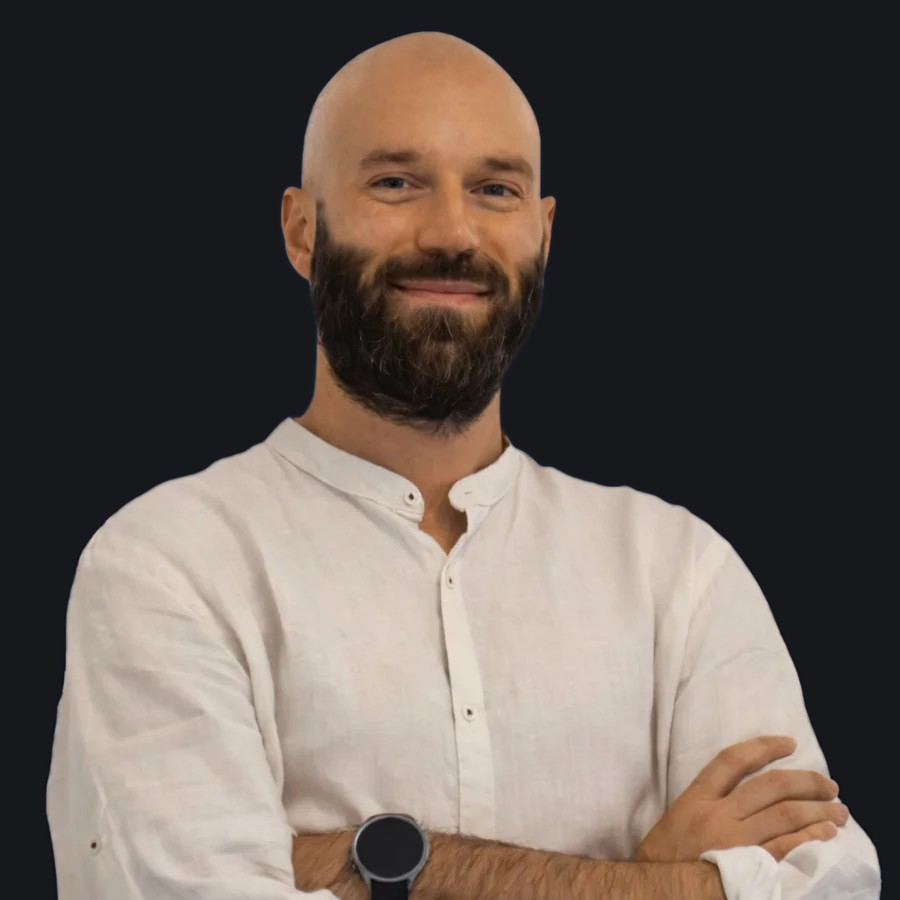
#> input picture assets/img/ritratto.jpg, 900 x 900 px
$ python _build_firma.py
#> lines starting #> are read from the running program, lines starting #| are printed output that depends on the picture; after the words box and inside, x2 and y2 are one past the last pixel; in counts of white or black regions, pixels touching at a corner belong together
#!/usr/bin/env python3
"""
Genera gli asset della firma email (assets/firma/).

Vincoli della posta, che spiegano quasi ogni scelta qui dentro:

- L'unica animazione che passa ovunque e' la GIF: CSS e SVG animati li
  tolgono tutti i client seri.
- Outlook per Windows disegna il PRIMO fotogramma e si ferma li'. Quindi il
  fotogramma 1 e' sempre la composizione finita: l'animazione e' una luce
  che passa su un disegno gia' completo, non un disegno che si costruisce.
  Chi ha Outlook vede una grafica statica corretta, non un lavoro a meta'.
- La GIF ha un solo bit di trasparenza: un pixel o e' pieno o e' vuoto,
  le mezze tinte non esistono. Un filo da un pixel e' quasi tutto bordo,
  e su fondo trasparente si sgrana in una fila di puntini. Per questo il
  fondo qui e' BIANCO OPACO: sul bianco della posta non si vede, e le
  linee restano sfumate e continue.
  Il prezzo si paga in tema scuro: Gmail inverte la luminosita'
  dell'immagine - per questo il bronzo resta bronzo e non diventa blu -
  e il bianco diventa nero, cioe' un pannello scuro appena visibile sul
  fondo della pagina. Nei client che non invertono resta chiaro. Si e'
  scelto cosi' perche' la posta si legge su fondo chiaro quasi sempre,
  e la versione trasparente sgranava le linee sempre.
  Per ridurre quel pannello i fotogrammi sono ritagliati al disegno.
- Gli asset sono in doppia risoluzione e vengono mostrati a meta': sugli
  schermi retina, dove si legge la posta, restano nitidi.

Uso:  python3.13 _build_firma.py
"""
import math
import os

from PIL import Image, ImageChops, ImageDraw

OUT = "assets/firma"
RITRATTO = "assets/img/ritratto.jpg"   # il ritratto pieno: le misure sotto sono sue

# Palette del sito (home.css)
FONDO = (255, 255, 255)     # bianco opaco: sul fondo della posta sparisce,
                            # e permette le mezze tinte che la trasparenza
                            # della GIF non consente (vedi in testa)
INCHIOSTRO = (18, 18, 18)
ARMATURA = (58, 54, 47)     # i bracci del marchio: scuri sul chiaro,
                            # ancora visibili sullo scuro
BRONZO = (138, 111, 78)
LINEA = (222, 219, 211)
GRAFITE = (108, 105, 97)
LAMPO = (58, 43, 27)        # il nodo quando le quattro correnti si uniscono
ACCESO = (96, 72, 43)       # il bronzo del marchio quando l'impulso arriva   # inchiostro schiarito: quattro fili a tutto
                            # inchiostro peserebbero troppo accanto al testo

SS = 4   # supersampling: si disegna in grande e si rimpicciolisce


def tela(w, h, colore=FONDO):
    return Image.new("RGB", (w, h), colore)


def maschera(w, h):
    return Image.new("L", (w * SS, h * SS), 0)


def giu(m, w, h):
    return m.resize((w, h), Image.LANCZOS)


def tinta(base, m, colore):
    """Posa `colore` su `base` usando `m` come copertura.

    La copertura e' graduale, non tutto-o-niente: senza le mezze tinte un
    filo da un pixel si sgrana. E' il motivo per cui il fondo e' opaco e
    non trasparente, spiegato in testa al file.
    """
    base.paste(Image.new("RGB", base.size, colore), (0, 0), m)


def morbido(t):
    """Smoothstep: parte e arriva senza spigoli."""
    return t * t * (3 - 2 * t)


# ─────────────────────────────────────────────────────────── avatar

# Misurati sul ritratto a 900x900, con una griglia sopra: l'asse del viso
# (meta' fra gli occhi) e le due quote della testa. Il tondo della firma
# precedente era tagliato con l'asse del viso 22px a sinistra del centro,
# e si vedeva. Qui il cerchio si costruisce da queste tre misure, invece
# che a occhio.
VISO_X, CRANIO, MENTO = 428, 50, 378
ARIA = 0.08          # quanta parte del cerchio resta sopra il cranio
TESTA = 0.60         # quanta parte del cerchio occupa la testa


def avatar(lato=108):
    """Il ritratto tondo della firma, col viso centrato e l'anello bronzo.

    Il cerchio e' centrato sull'asse del viso, non sul centro della foto:
    e' l'unica cosa che l'occhio verifica davvero in un'immagine tonda.
    In verticale la testa sta un po' sopra la meta', con le spalle sotto,
    come in un ritratto: il cranio a __ARIA__ dal bordo alto.

    L'anello e' nel bronzo del sito, non nell'oro della vecchia palette,
    che accanto al resto della firma stonava. Lo spessore resta quello di
    prima in proporzione: dieci pixel su un raggio di 240.

    Il cerchio e' cotto nel PNG invece di essere fatto con border-radius,
    che Outlook ignora mostrando un quadrato; gli angoli restano
    trasparenti, cosi' la scheda ci passa sotto.
    """
#> called with lato = 108
    D = (MENTO - CRANIO) / TESTA
    alto = CRANIO - ARIA * D
    taglio = (VISO_X - D / 2, alto, VISO_X + D / 2, alto + D)

    GRANDE = lato * SS
    spessore = round(GRANDE / 2 * 10 / 240)   # stesso rapporto dell'originale

    foto = Image.open(RITRATTO).convert("RGB")
#> foto is the input picture: PIL image 900x900 RGB; mean R, G, B 100.2, 90.1, 84.5
    assert min(taglio) >= 0 and max(taglio) <= min(foto.size), \
        f"il cerchio esce dalla foto: {taglio}"
    foto = foto.crop([round(v) for v in taglio]).resize((GRANDE, GRANDE),
                                                        Image.LANCZOS)
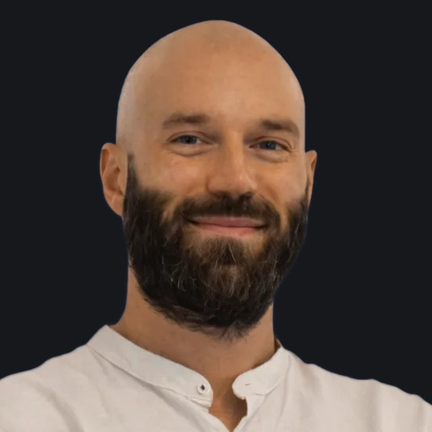
#> foto: PIL image 432x432 RGB; mean R, G, B 82.3, 69.1, 62.2

    disco = Image.new("L", (GRANDE, GRANDE), 0)
#> disco: PIL image 432x432 L; every value is 0
    ImageDraw.Draw(disco).ellipse([spessore, spessore,
                                   GRANDE - 1 - spessore,
                                   GRANDE - 1 - spessore], fill=255)
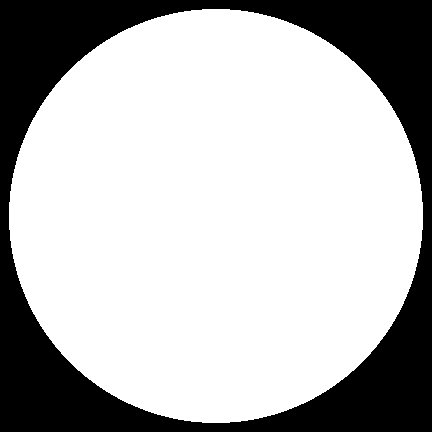
#> disco: PIL image 432x432 L; 72.1% white; 1 black region, box (x1, y1, x2, y2) and area: (0, 0, 432, 432) 52064
    anello = Image.new("L", (GRANDE, GRANDE), 0)
    ImageDraw.Draw(anello).ellipse([spessore / 2, spessore / 2,
                                    GRANDE - 1 - spessore / 2,
                                    GRANDE - 1 - spessore / 2],
                                   outline=255, width=spessore)
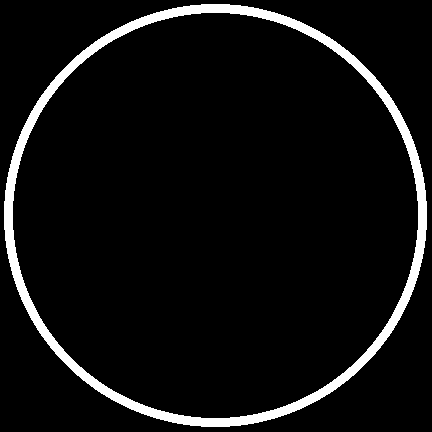
#> anello: PIL image 432x432 L; 6.2% white; 1 white region, box (x1, y1, x2, y2) and area: (4, 4, 427, 427) 11556

    fuori = Image.new("RGBA", (GRANDE, GRANDE), (0, 0, 0, 0))
#> fuori: PIL image 432x432 RGBA; every value is 0
    fuori.paste(foto, (0, 0), disco)
    fuori.paste(Image.new("RGB", (GRANDE, GRANDE), BRONZO), (0, 0), anello)

    fuori = fuori.resize((lato, lato), Image.LANCZOS)
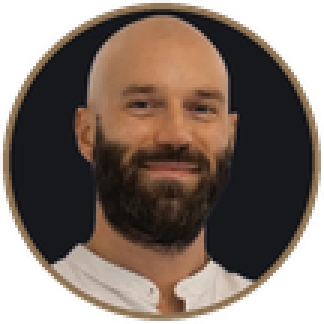
#> fuori: PIL image 108x108 RGBA (shown 3 times larger); mean R, G, B, A 73, 57.3, 47.2, 191.9; transparent parts drawn white
    fuori.save(f"{OUT}/firma-avatar.png")
    print("firma-avatar.png", fuori.size)
#| firma-avatar.png (108, 108)


# ─────────────────────────────────────────── banda "allineamento"

W, H = 880, 88          # spazio di disegno
CY = H // 2
PARTENZE = (19, 35, 53, 69)
X_DRITTO, X_NODO, X_FINE = 170, 410, 800
X_MARCHIO, SCALA_MARCHIO = 822, 0.62     # il marchio chiude la banda


def _percorsi():
    """I quattro tracciati, punto per punto: servono anche all'animazione."""
    fuori = []
    for y0 in PARTENZE:
        punti = [(0, y0), (X_DRITTO, y0)]
        for i in range(1, 41):
            t = i / 40
            # Non smoothstep: quella arriva al centro con pendenza zero,
            # e i quattro fili restano appaiati per l'ultimo terzo,
            # fondendosi in una sbarra grigia invece di confluire. Questa
            # parte piatta e arriva in diagonale: si incontrano in un punto.
            punti.append((X_DRITTO + t * (X_NODO - X_DRITTO),
                          y0 + (CY - y0) * t ** 2))
        fuori.append(punti)
    return fuori


def _misure(punti):
    """Lunghezze cumulate lungo un tracciato."""
    L = [0.0]
    for (x1, y1), (x2, y2) in zip(punti, punti[1:]):
        L.append(L[-1] + math.hypot(x2 - x1, y2 - y1))
    return L


def _tratto(punti, L, a, b):
    """Il pezzo di tracciato fra le frazioni a e b della sua lunghezza.

    Si ritaglia per lunghezza e non per indice perche' i segmenti della
    curva non sono tutti uguali: andando per indice l'impulso rallenterebbe
    dove i punti sono fitti.
    """
    tot = L[-1]
    a, b = max(0.0, a) * tot, min(1.0, b) * tot
    if b <= a:
        return []
    fuori = []
    for i in range(len(punti) - 1):
        if L[i + 1] < a or L[i] > b:
            continue
        passo = L[i + 1] - L[i]
        if passo <= 0:
            continue
        (x1, y1), (x2, y2) = punti[i], punti[i + 1]
        t0 = max(0.0, (a - L[i]) / passo)
        t1 = min(1.0, (b - L[i]) / passo)
        if not fuori:
            fuori.append((x1 + (x2 - x1) * t0, y1 + (y2 - y1) * t0))
        fuori.append((x1 + (x2 - x1) * t1, y1 + (y2 - y1) * t1))
    return fuori


def _fitto(punti, L, passo=1.5):
    """Ridistribuisce i punti di un tracciato a distanza regolare."""
    tot = L[-1]
    n = max(2, int(tot / passo))
    fuori = []
    j = 0
    for i in range(n + 1):
        d = tot * i / n
        while j < len(L) - 2 and L[j + 1] < d:
            j += 1
        seg = L[j + 1] - L[j]
        t = 0 if seg <= 0 else (d - L[j]) / seg
        (x1, y1), (x2, y2) = punti[j], punti[j + 1]
        fuori.append((x1 + (x2 - x1) * t, y1 + (y2 - y1) * t))
    return fuori


def _traccia(d, punti, L, da, a):
    """Disegna un tracciato con spessore che passa da `da` ad `a`.

    I quattro fili arrivano al nodo quasi sovrapposti. A spessore
    costante, e con le tinte piene che servono alla trasparenza, li'
    si fondono in un grumo grigio invece di confluire. Assottigliandoli
    mentre si avvicinano, la confluenza torna a leggersi.
    """
    fitti = _fitto(punti, L)
    for i, (x, y) in enumerate(fitti):
        t = i / (len(fitti) - 1)
        r = (da + (a - da) * t) / 2 * SS
        d.ellipse([x * SS - r, y * SS - r, x * SS + r, y * SS + r], fill=255)


def _sfumatura():
    """I fili nascono dal nulla invece che dal bordo tagliato."""
    s = Image.new("L", (W, H), 255)
    d = ImageDraw.Draw(s)
    for x in range(0, 150):
        d.line([(x, 0), (x, H)], fill=int(255 * morbido(x / 150)))
    return s


def _fili():
    """I quattro fili che convergono, piu' la spina di bronzo."""
    m = maschera(W, H)
#> m: PIL image 3520x352 L; every value is 0
    d = ImageDraw.Draw(m)
    for punti in _percorsi():
        _traccia(d, punti, _misure(punti), 2.1, 1.1)
#> this loop made 4 passes
    fili = Image.composite(giu(m, W, H), Image.new("L", (W, H), 0),
                           _sfumatura())
#> in _sfumatura, `s = Image.new("L", (W, H), 255)`: s: PIL image 880x88 L; every value is 255
#> m: PIL image 3520x352 L; 3.2% white; 11 white regions, largest, box (x1, y1, x2, y2) and area: (0, 135, 1643, 217) 20428, (0, 71, 1483, 148) 9426, (0, 204, 1483, 281) 9426

    m2 = maschera(W, H)
    d2 = ImageDraw.Draw(m2)
    d2.line([(X_NODO * SS, CY * SS), (X_FINE * SS, CY * SS)], fill=255,
            width=int(3.2 * SS))
    d2.ellipse([(X_NODO - 4.5) * SS, (CY - 4.5) * SS,
                (X_NODO + 4.5) * SS, (CY + 4.5) * SS], fill=255)
    _fusto_banda(d2)

    mk = maschera(W, H)
    _bracci_banda(ImageDraw.Draw(mk))
    return fili, giu(m2, W, H), giu(mk, W, H)


def _posa_marchio():
    """Il simbolo su griglia 100, portato dove va dentro la banda.

    Sta nella stessa immagine della riga, non accanto come file a parte:
    cosi' rimpicciolisce insieme a lei invece di restare fisso e
    sovrastarla sugli schermi stretti, e il filo di bronzo lo raggiunge
    sempre alla stessa distanza.
    """
    s = SCALA_MARCHIO
    x0 = X_MARCHIO - 15 * s
    y0 = CY - 93 * s / 2 - 4 * s
    return (lambda px, py: ((x0 + px * s) * SS, (y0 + py * s) * SS)), s


def _bracci_banda(d):
    p, s = _posa_marchio()
    for a in ((18, 94), (82, 94)):
        d.line([p(*a), p(50, 56)], fill=255, width=int(6 * s * SS))
    for q in ((18, 94), (82, 94), (50, 56)):
        x, y = p(*q)
        r = 3 * s * SS
        d.ellipse([x - r, y - r, x + r, y + r], fill=255)


def _fusto_banda(d, k=1.0):
    """Il fusto di bronzo del marchio. k lo ingrossa quando l'impulso arriva:
    a questa misura il fusto e' due pixel, e un cambio di sola tinta non si
    vedrebbe."""
    p, s = _posa_marchio()
    d.line([p(50, 56), p(50, 8)], fill=255, width=int(8 * k * s * SS))
    for q in ((50, 56), (50, 8)):
        x, y = p(*q)
        r = 4 * k * s * SS
        d.ellipse([x - r, y - r, x + r, y + r], fill=255)


# L'impulso e' un pezzo di linea ridisegnato piu' scuro, non una pallina
# che ci scorre sopra: su un filo di un pixel una pallina diventa una
# perlina, un tratto piu' scuro si legge come corrente che passa. Tre
# lunghezze sovrapposte fanno la coda, dalla piu' lunga e chiara alla piu'
# corta e densa. Nessuna tinta e' piu' chiara della linea sotto: un pezzo
# piu' chiaro sembrerebbe un buco, non un riflesso.
CODA_FILI = ((0.22, (156, 139, 116)), (0.12, BRONZO), (0.05, (104, 80, 54)))
CODA_SPINA = ((0.17, (122, 97, 67)), (0.09, (92, 71, 47)), (0.04, (58, 43, 27)))


def _nodo(f, forza):
    """Il lampo sul punto di convergenza.

    Senza, fra l'arrivo della corrente sui fili e la partenza lungo la
    spina restava un battito vuoto, e il passaggio sembrava un salto.
    E' anche il momento che conta: quattro cose che diventano una.
    """
    if forza <= 0:
        return
    forza = min(1.0, forza)
    m = maschera(W, H)
    r = (4.5 + 3.5 * forza) * SS
    ImageDraw.Draw(m).ellipse([X_NODO * SS - r, CY * SS - r,
                               X_NODO * SS + r, CY * SS + r], fill=255)
    c = tuple(round(BRONZO[k] + (LAMPO[k] - BRONZO[k]) * forza) for k in range(3))
    tinta(f, giu(m, W, H), c)


def _impulso(percorsi, misure, testa, coda, largh, sfumato):
    """I tre strati della coda, come maschere gia' pronte da tingere."""
    strati = []
    for lung, colore in coda:
        m = maschera(W, H)
        d = ImageDraw.Draw(m)
        vuoto = True
        for punti, L in zip(percorsi, misure):
            p = _tratto(punti, L, testa - lung, testa)
            if len(p) >= 2:
                d.line([(x * SS, y * SS) for x, y in p], fill=255,
                       width=int(largh * SS), joint="curve")
                vuoto = False
        if vuoto:
            continue
        m = giu(m, W, H)
        if sfumato:
            m = Image.composite(m, Image.new("L", (W, H), 0), _sfumatura())
        strati.append((m, colore))
    return strati


def _stringi(frames, aria=3):
    """Ritaglia i fotogrammi ai bordi del disegno, tutti allo stesso modo.

    Il riquadro e' l'unione su tutti i fotogrammi, non solo sul primo:
    il lampo sul nodo e quello sul marchio sporgono oltre il disegno a
    riposo, e tagliare sul primo li amputerebbe.
    """
    box = None
    bianco = Image.new("RGB", frames[0].size, FONDO)
    for f in frames:
        b = ImageChops.difference(f, bianco).getbbox()
        box = b if box is None else (min(box[0], b[0]), min(box[1], b[1]),
                                     max(box[2], b[2]), max(box[3], b[3]))
    w, h = frames[0].size
    box = (max(0, box[0] - aria), max(0, box[1] - aria),
           min(w, box[2] + aria), min(h, box[3] + aria))
    print(f"  banda ritagliata a {box[2]-box[0]}x{box[3]-box[1]}")
    return [f.crop(box) for f in frames]


def banda():
    fili, spina, bracci = _fili()
#> in _fili, `_bracci_banda(ImageDraw.Draw(mk))`: mk: PIL image 3520x352 L; 0.3% white; 1 white region, box (x1, y1, x2, y2) and area: (3288, 182, 3462, 292) 3700

    fermo = tela(W, H)
#> fermo: PIL image 880x88 RGB; every value is 255
    tinta(fermo, fili, GRAFITE)
    tinta(fermo, bracci, INCHIOSTRO)
    tinta(fermo, spina, BRONZO)
#> call 3 of tinta, with colore = (138, 111, 78)
#> in tinta (call 3), `base.paste(Image.new("RGB", base.size, colore), (0, 0), m)`:
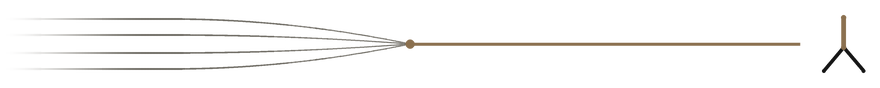
#> base: PIL image 880x88 RGB; mean R, G, B 248.5, 247.9, 247.2

    percorsi = _percorsi()
    misure = [_misure(p) for p in percorsi]
    spina_pt = [[(X_NODO, CY), (X_FINE, CY)]]
    spina_L = [_misure(spina_pt[0])]

    # Fotogramma 1: il disegno finito. Outlook si ferma qui.
    frames, durate = [fermo], [1100]
#> durate = [1100]

    # 1. La corrente sale lungo i quattro fili tutta insieme. Prima era
    #    ferma meta' banda, e il movimento si notava appena.
    N = 11
    for i in range(N):
        t = morbido((i + 1) / N)
        f = fermo.copy()
        for m, c in _impulso(percorsi, misure, t, CODA_FILI, 2.0, True):
            tinta(f, m, c)
        _nodo(f, max(0.0, (i - 7) / 3))
        frames.append(f)
        durate.append(55)
#> after the loop, durate = [1100, 55, 55, 55, 55, 55, 55, 55, 55, 55, 55, 55]; frames = 12 items

    # 2. Dal nodo in poi corre una sola linea: le quattro cose sono
    #    diventate una direzione.
    N = 13
    for i in range(N):
        t = morbido((i + 1) / N)
        f = fermo.copy()
        for m, c in _impulso(spina_pt, spina_L, t, CODA_SPINA, 3.6, False):
            tinta(f, m, c)
        _nodo(f, max(0.0, 1 - i / 4))
        frames.append(f)
        durate.append(55)
#> after the loop, durate = 25 values, max 1100 at index 0, min 55 at index 1, mean 96.8; frames = 25 items

    # 3. L'arrivo: il marchio si accende. E' il senso dell'animazione -
    #    le quattro discipline arrivano da qualche parte - e serve anche
    #    a chiudere lo sguardo sul marchio invece che sul bordo.
    for forza, durata in ((1.0, 90), (1.0, 70), (0.7, 60), (0.42, 60), (0.2, 60), (0.0, 60)):
        f = fermo.copy()
        if forza:
            m = maschera(W, H)
            d = ImageDraw.Draw(m)
            _fusto_banda(d, k=1 + 0.5 * forza)
            p, s = _posa_marchio()
            r = (4 + 7 * forza) * s * SS
            x, y = p(50, 56)
            d.ellipse([x - r, y - r, x + r, y + r], fill=255)
            acceso = tuple(round(BRONZO[k] + (ACCESO[k] - BRONZO[k]) * forza)
                           for k in range(3))
            tinta(f, giu(m, W, H), acceso)
        frames.append(f)
        durate.append(durata)
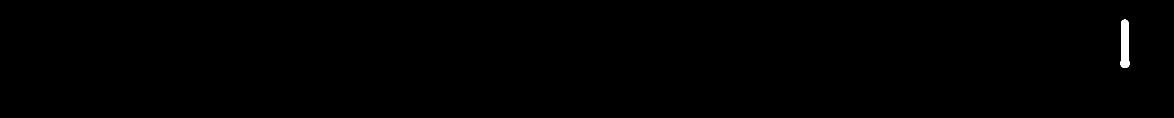
#> m: PIL image 3520x352 L (shown at 1/3 size); 0.25% white; 1 white region, box (x1, y1, x2, y2) and area: (3361, 59, 3389, 204) 3076
#> after the loop, durate = 31 values, max 1100 at index 0, min 55 at index 1, mean 90.97; frames = 31 items

    frames = _stringi(frames)
#> the loop in _stringi, `for f in frames:` made 31 passes
#> box on passes 1 to 12: (6, 12, 868, 76), (6, 12, 868, 76), (6, 12, 868, 76), (6, 12, 868, 76), (6, 12, 868, 76), (6, 12, 868, 76), (6, 12, 868, 76), (6, 12, 868, 76), (6, 12, 868, 76), (6, 12, 868, 76), (6, 12, 868, 76), (6, 12, 868, 76)
#> (b, box) on passes 28 to 31: ((6, 12, 868, 76), (6, 11, 868, 76)), ((6, 12, 868, 76), (6, 11, 868, 76)), ((6, 12, 868, 76), (6, 11, 868, 76)), ((6, 12, 868, 76), (6, 11, 868, 76))
#> in _stringi, `box = (max(0, box[0] - aria), max(0, box[1] - aria), min(w, box[2] + a..`: box = (3, 8, 871, 79)
#|   banda ritagliata a 868x71

    tinte = [GRAFITE, BRONZO, INCHIOSTRO, ACCESO, LAMPO]
    tinte += [c for _, c in CODA_FILI] + [c for _, c in CODA_SPINA]
    salva_gif(frames, durate, f"{OUT}/firma-allineamento.gif", tinte)


# ──────────────────────────────────────────────────────────── uscita

def tavolozza(tinte, passi=10):
    """Tavolozza fissa: il fondo esatto piu' una rampa verso ogni tinta.

    Serve perche' la quantizzazione automatica sposta il fondo di un paio
    di punti, e il fondo deve restare l'indice 0 esatto, che e'
    quello dichiarato trasparente. Qui e' il primo colore,
    e le rampe coprono i bordi sfumati senza retinatura.
    """
#> called with passi = 10
    colori = [FONDO]
    for c in tinte:
        for i in range(1, passi + 1):
            t = i / passi
            colori.append(tuple(round(FONDO[k] + (c[k] - FONDO[k]) * t)
                                for k in range(3)))
    assert len(colori) <= 256
    p = Image.new("P", (1, 1))
    dati = [v for c in colori[:256] for v in c]
    p.putpalette(dati + [0] * (768 - len(dati)))
    return p


def salva_gif(frames, durate, path, tinte):
    tav = tavolozza(tinte)
    q = [f.quantize(palette=tav, dither=Image.NONE) for f in frames]
#> q = 31 items
    q[0].save(path, save_all=True, append_images=q[1:], duration=durate,
              loop=0, optimize=True, disposal=1)
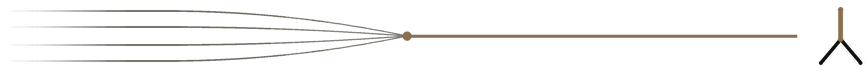
#> saved as firma-allineamento.gif: PIL image 868x71 P; mean R, G, B 246.8, 246.1, 245.2
    fondo = Image.open(path).convert("RGB").getpixel((1, 1))
#> fondo = (255, 255, 255)
    assert fondo == FONDO, f"{path}: fondo {fondo}, atteso {FONDO}"
    kb = os.path.getsize(path) / 1024
    print(f"{path.split('/')[-1]}  {q[0].size}  {len(q)} fotogrammi  {kb:.0f} KB")
#| firma-allineamento.gif  (868, 71)  31 fotogrammi  25 KB


def misure_html():
    """Riporta nella firma le misure vere della banda.

    Stanno scritte a mano nell'HTML - servono a Outlook, che ignora il
    CSS - e se il disegno cambia proporzioni senza che cambino loro
    l'immagine si deforma.
    """
    import re
    g = Image.open(f"{OUT}/firma-allineamento.gif")
    largo = 390
    alto = round(largo * g.size[1] / g.size[0])
#> alto = 32
    f = f"{OUT}/firma.html"
#> (the run stopped early here; a loop or call above may not have finished)
